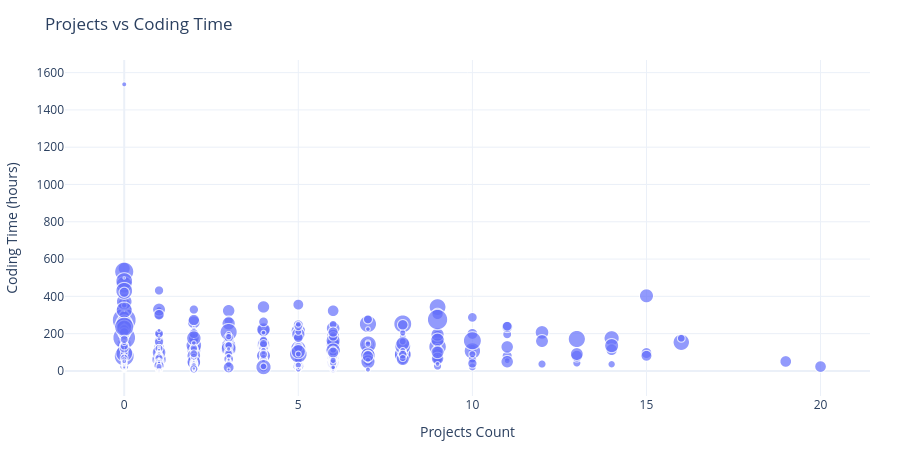

Notebook cell for this chart:
### Markdown cell above
# Projects vs coding time

Which users have high project count and high coding time?

### Code cell
_df = df.copy()
_df['projects_count_num'] = pd.to_numeric(_df['projects_count'], errors='coerce')
_df['coding_time_hours'] = pd.to_numeric(_df['coding_time_seconds'], errors='coerce') / 3600
_df['devlogs_count_num'] = pd.to_numeric(_df['devlogs_count'], errors='coerce')

plot_df = _df.dropna(subset=['projects_count_num', 'coding_time_hours']).copy()

kwargs = {}
if plot_df['devlogs_count_num'].notna().any():
    kwargs['size'] = 'devlogs_count_num'
    kwargs['size_max'] = 24

fig = px.scatter(
    plot_df,
    x='projects_count_num', y='coding_time_hours',
    hover_data={'display_name': True, 'id': True,
                'projects_count_num': True, 'coding_time_hours': ':.1f'},
    labels={'projects_count_num': 'Projects Count', 'coding_time_hours': 'Coding Time (hours)',
            'devlogs_count_num': 'Devlogs Count'},
    title='Projects vs Coding Time',
    **kwargs
)
fig.update_layout(height=max(DEFAULT_HEIGHT, 450),
                  margin=dict(l=60, r=30, t=60, b=50))
fig.show()

save_plotly(fig, name='projects_vs_coding_time', description='Scatter plot of projects count versus coding time per user', friendly_name='Projects vs Coding Time')

### Figure 1 — Plotly figure (JSON) as saved in the notebook; plotly's stock layout.template omitted (floating-point values rounded to 4 significant figures; data arrays with more than 128 entries replaced by an {"elided": "..."} marker saying what was removed)
{"data": [{"customdata": {"elided": "21718x2 mixed values"}, "hovertemplate": "Projects Count=%{x}<br>Coding Time (hours)=%{y:.1f}<br>Devlogs Count=%{marker.size}<br>display_name=%{customdata[0]}<br>id=%{customdata[1]}<extra></extra>", "legendgroup": "", "marker": {"color": "#636efa", "size": {"elided": "21718 int values"}, "sizemode": "area", "sizeref": 0.3385, "symbol": "circle"}, "mode": "markers", "name": "", "showlegend": false, "type": "scattergl", "x": {"elided": "21718 int values"}, "xaxis": "x", "y": {"elided": "21718 float values"}, "yaxis": "y"}], "layout": {"height": 450, "legend": {"itemsizing": "constant", "tracegroupgap": 0}, "margin": {"b": 50, "l": 60, "r": 30, "t": 60}, "title": {"text": "Projects vs Coding Time"}, "xaxis": {"anchor": "y", "domain": [0, 1], "title": {"text": "Projects Count"}}, "yaxis": {"anchor": "x", "domain": [0, 1], "title": {"text": "Coding Time (hours)"}}}}
